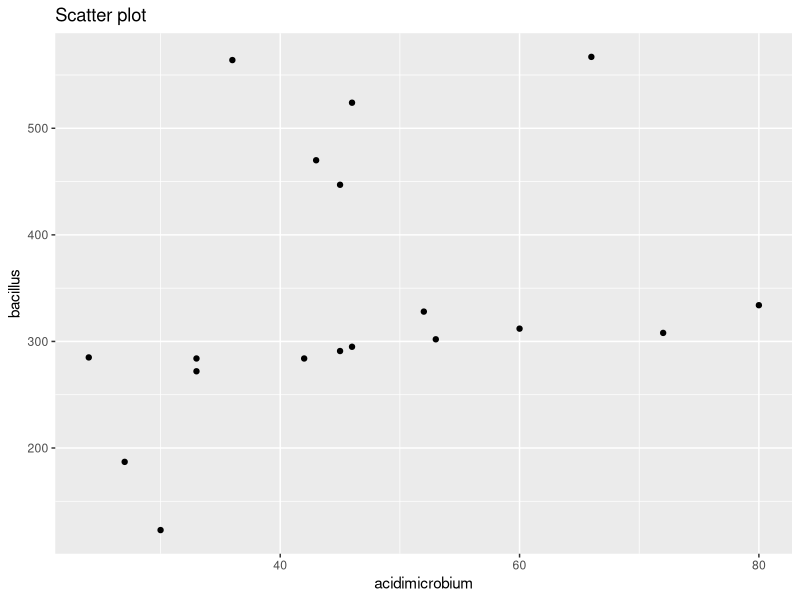
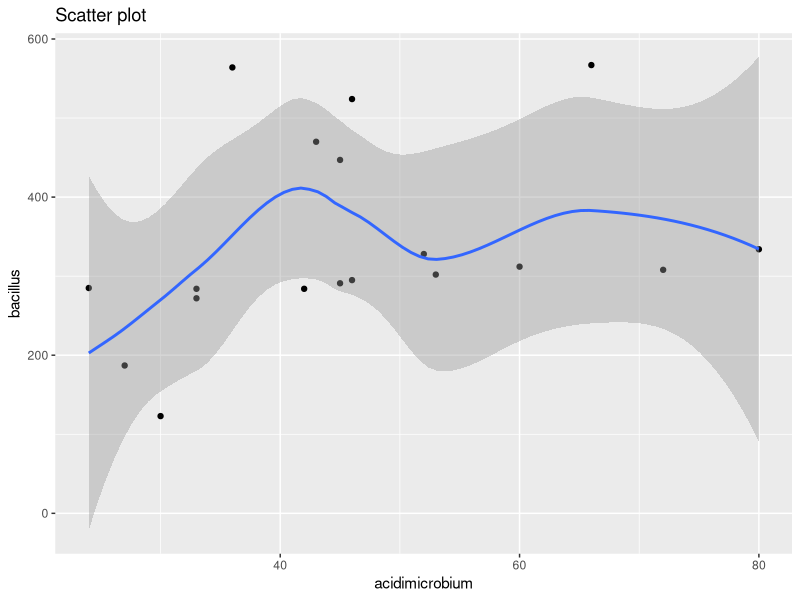
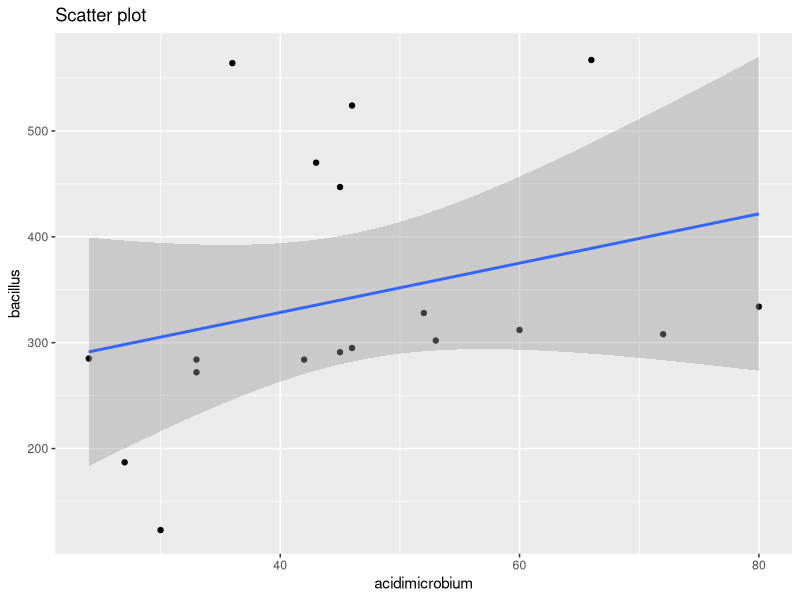
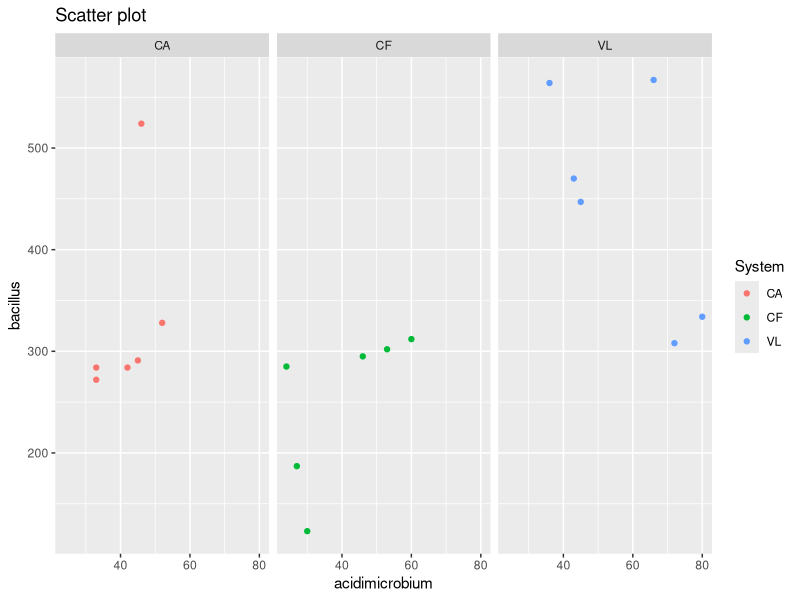
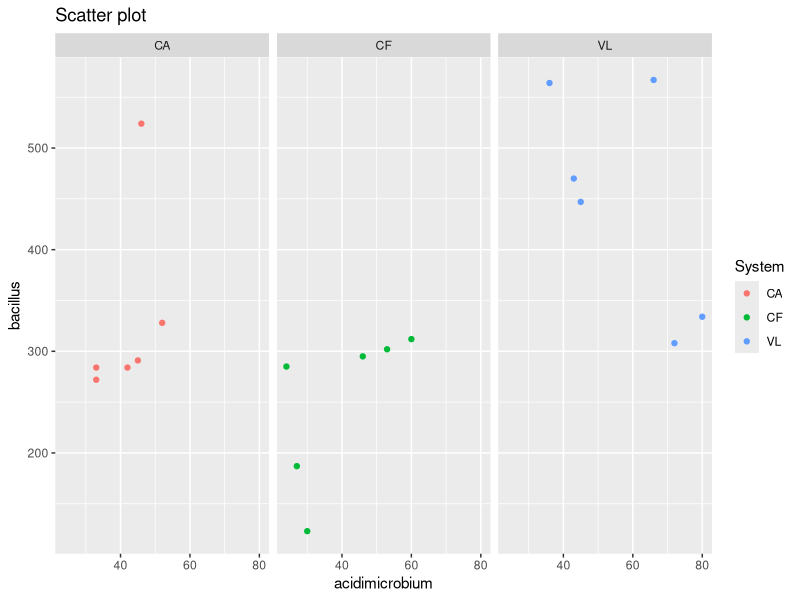
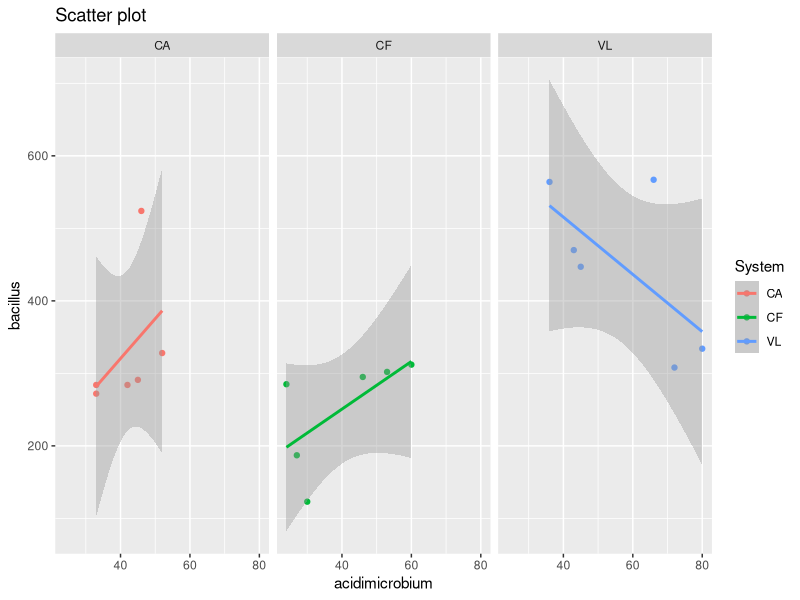
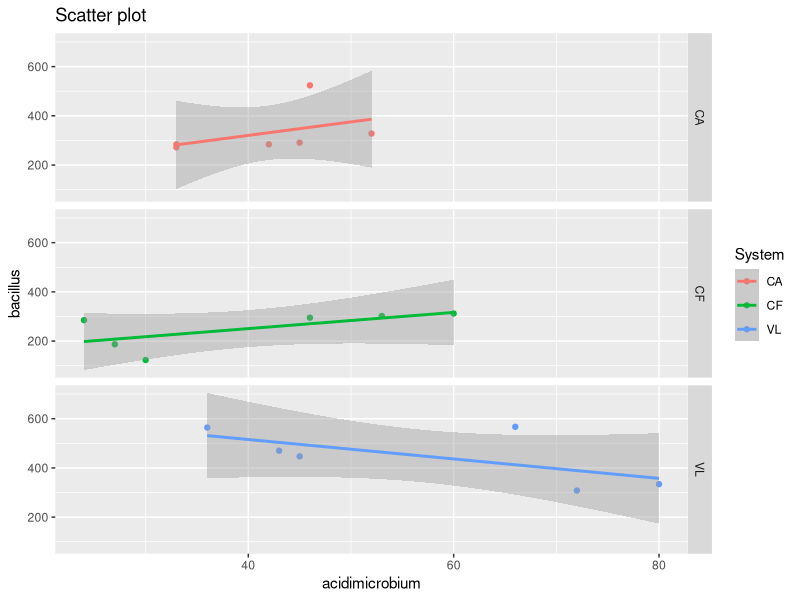
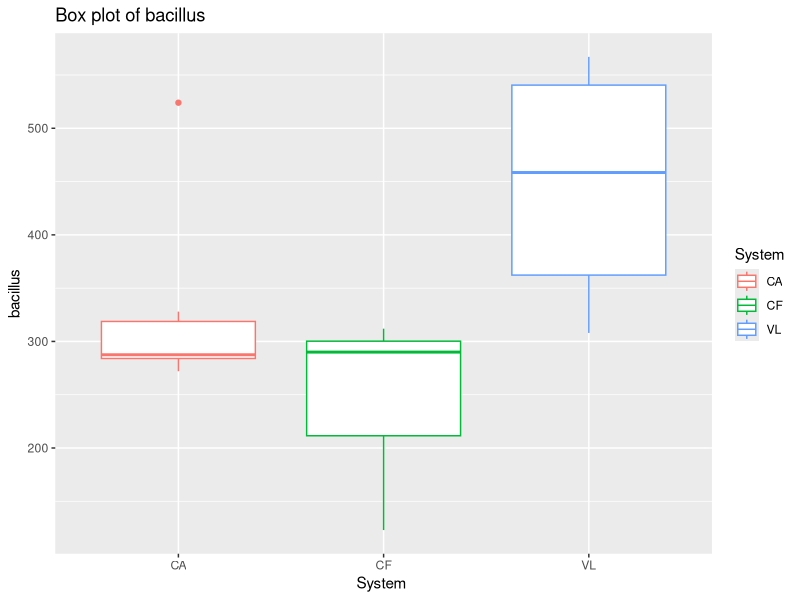

Reproduce these figures in R, in order. (Note: this script raises an error after producing the figures.)
#Data Visualization using ggplot2
#ggplot2 is part of the collection of packages within tidyverse.

#Import Farm_system.xlsx and Child_data.xlsx into R.

library(readxl)
library(tidyverse)
Farm <- read_excel("Farm_system.xlsx")
#child_data <- read_excel("Child_data.xlsx")

#Plot bacillulus vs acidimicrobium
ggplot(Farm, aes(x=acidimicrobium, y=bacillus)) + 
  geom_point() + 
  labs(title= "Scatter plot", x= "acidimicrobium",y= "bacillus")

#Add a smooth line
ggplot(Farm, aes(x=acidimicrobium, y=bacillus)) + 
  geom_point() + 
  geom_smooth()+
  labs(title= "Scatter plot", x= "acidimicrobium",y= "bacillus")

#Add a smooth straight line
ggplot(Farm, aes(x=acidimicrobium, y=bacillus)) + 
  geom_point() + 
  geom_smooth(method="lm")+
  labs(title= "Scatter plot", x= "acidimicrobium",y= "bacillus")

ggplot(Farm, aes(x=acidimicrobium, y=bacillus, color = System ))+ 
  geom_point() + 
  facet_grid(cols = vars(System))+
  labs(title= "Scatter plot", x= "acidimicrobium",y= "bacillus")

ggplot(Farm, aes(x=acidimicrobium, y=bacillus, color = System))+ 
  geom_point() + 
  facet_grid(cols = vars(System))+
  labs(title= "Scatter plot", x= "acidimicrobium",y= "bacillus")

#Graph 6 and 7
#Facet column
ggplot(Farm, aes(x=acidimicrobium, y=bacillus, color = System))+ 
  geom_point() + 
  geom_smooth(method="lm")+
  facet_grid(cols = vars(System))+
  labs(title= "Scatter plot", x= "acidimicrobium",y= "bacillus")

#Facet rows
ggplot(Farm, aes(x=acidimicrobium, y=bacillus, color = System))+ 
  geom_point() + 
  geom_smooth(method="lm")+
  facet_grid(rows = vars(System))+
  labs(title= "Scatter plot", x= "acidimicrobium",y= "bacillus")

#Boxplot
ggplot(Farm, aes(x=System, y=bacillus, color = System)) + 
  geom_boxplot() + 
  labs(title= "Box plot of bacillus", x= "System ", y= "bacillus")

#Child data
child_data %>%
  mutate(Change_Month = fct_relevel(Change_Month, "0 to 5", "6 to 11", "12 to 23","24 to 35")) %>%
  ggplot(aes(x=Change_Month, fill = Change_Month)) + 
  geom_bar()+
  labs(title ="Bar graph of ages of children", x="Months", y="Number of children")

#Horizontal plot
child_data %>%
  mutate(Change_Month = fct_relevel(Change_Month, "0 to 5", "6 to 11", "12 to 23","24 to 35")) %>%
  ggplot(aes(x=Change_Month, fill = Change_Month)) + 
  geom_bar()+
  coord_flip()+
  labs(title ="Bar graph of ages of children", x="Months", y="Number of children")

  





